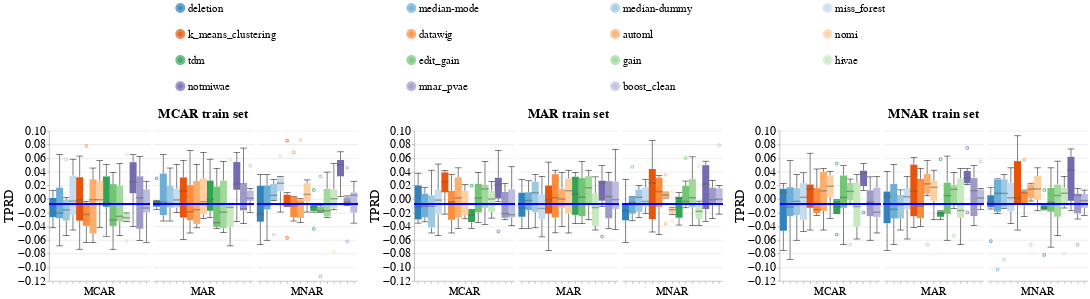

This figure's notebook cell:
### Code cell
create_box_plots_for_diff_imputers_v2(dataset_name=DATASET_NAME,
                                      model_name='rf_clf',
                                      group=SENSITIVE_ATTR_FOR_DISPARITY_METRICS,
                                      metric_name='Equalized_Odds_TPR',
                                      db_client=db_client)

### Figure 1 — Vega-Lite specification as saved in the notebook (floating-point values rounded to 4 significant figures; data arrays with more than 128 entries replaced by an {"elided": "..."} marker saying what was removed)
{"config": {"view": {"continuousWidth": 400, "continuousHeight": 300, "stroke": null}, "axis": {"labelFontSize": 24, "labelFontWeight": "normal", "titleFontSize": 26, "titleFontWeight": "normal"}, "facet": {"spacing": 5}, "header": {"labelFontSize": 22, "labelOrient": "bottom", "labelPadding": 5, "titleFontSize": 26}, "legend": {"columns": 4, "direction": "horizontal", "labelFontSize": 22, "labelLimit": 400, "orient": "top", "symbolOffset": 250, "symbolStrokeWidth": 10, "titleAnchor": "middle", "titleFontSize": 24, "titleLimit": 300}, "title": {"fontSize": 26}}, "hconcat": [{"data": {"name": "data-24dbab445a65c0288644d40f788b1199"}, "facet": {"column": {"field": "Test_Injection_Strategy", "sort": ["MCAR", "MAR", "MNAR"], "title": "MCAR train set", "type": "nominal"}}, "spec": {"layer": [{"mark": {"type": "boxplot", "median": {"stroke": "black", "strokeWidth": 0.7}, "ticks": true}, "encoding": {"color": {"field": "Null_Imputer_Name", "scale": {"scheme": "category20c"}, "sort": ["deletion", "median-mode", "median-dummy", "miss_forest", "k_means_clustering", "datawig", "automl", "nomi", "tdm", "edit_gain", "gain", "hivae", "notmiwae", "mnar_pvae"], "title": null, "type": "nominal"}, "x": {"axis": {"labels": false}, "field": "Null_Imputer_Name", "sort": ["deletion", "median-mode", "median-dummy", "miss_forest", "k_means_clustering", "datawig", "automl", "nomi", "tdm", "edit_gain", "gain", "hivae", "notmiwae", "mnar_pvae"], "title": null, "type": "nominal"}, "y": {"field": "Metric_Value", "scale": {"zero": false}, "title": "TPRD", "type": "quantitative"}}}, {"mark": "rule", "encoding": {"color": {"value": "blue"}, "size": {"value": 2}, "y": {"field": "Baseline_Median", "type": "quantitative"}}}], "width": 200}}, {"data": {"name": "data-c88e5d77fc9ec3eb9a9ac57859ee4ffd"}, "facet": {"column": {"field": "Test_Injection_Strategy", "sort": ["MCAR", "MAR", "MNAR"], "title": "MAR train set", "type": "nominal"}}, "spec": {"layer": [{"mark": {"type": "boxplot", "median": {"stroke": "black", "strokeWidth": 0.7}, "ticks": true}, "encoding": {"color": {"field": "Null_Imputer_Name", "scale": {"scheme": "category20c"}, "sort": ["deletion", "median-mode", "median-dummy", "miss_forest", "k_means_clustering", "datawig", "automl", "nomi", "tdm", "edit_gain", "gain", "hivae", "notmiwae", "mnar_pvae"], "title": null, "type": "nominal"}, "x": {"axis": {"labels": false}, "field": "Null_Imputer_Name", "sort": ["deletion", "median-mode", "median-dummy", "miss_forest", "k_means_clustering", "datawig", "automl", "nomi", "tdm", "edit_gain", "gain", "hivae", "notmiwae", "mnar_pvae"], "title": null, "type": "nominal"}, "y": {"field": "Metric_Value", "scale": {"zero": false}, "title": "TPRD", "type": "quantitative"}}}, {"mark": "rule", "encoding": {"color": {"value": "blue"}, "size": {"value": 2}, "y": {"field": "Baseline_Median", "type": "quantitative"}}}], "width": 200}}, {"data": {"name": "data-e41c87e021189bce8cb01e3d169fc92b"}, "facet": {"column": {"field": "Test_Injection_Strategy", "sort": ["MCAR", "MAR", "MNAR"], "title": "MNAR train set", "type": "nominal"}}, "spec": {"layer": [{"mark": {"type": "boxplot", "median": {"stroke": "black", "strokeWidth": 0.7}, "ticks": true}, "encoding": {"color": {"field": "Null_Imputer_Name", "scale": {"scheme": "category20c"}, "sort": ["deletion", "median-mode", "median-dummy", "miss_forest", "k_means_clustering", "datawig", "automl", "nomi", "tdm", "edit_gain", "gain", "hivae", "notmiwae", "mnar_pvae"], "title": null, "type": "nominal"}, "x": {"axis": {"labels": false}, "field": "Null_Imputer_Name", "sort": ["deletion", "median-mode", "median-dummy", "miss_forest", "k_means_clustering", "datawig", "automl", "nomi", "tdm", "edit_gain", "gain", "hivae", "notmiwae", "mnar_pvae"], "title": null, "type": "nominal"}, "y": {"field": "Metric_Value", "scale": {"zero": false}, "title": "TPRD", "type": "quantitative"}}}, {"mark": "rule", "encoding": {"color": {"value": "blue"}, "size": {"value": 2}, "y": {"field": "Baseline_Median", "type": "quantitative"}}}], "width": 200}}], "resolve": {"scale": {"color": "shared", "y": "shared"}}, "$schema": "https://vega.github.io/schema/vega-lite/v4.17.0.json", "datasets": {"data-24dbab445a65c0288644d40f788b1199": {"elided": "270 records"}, "data-c88e5d77fc9ec3eb9a9ac57859ee4ffd": {"elided": "270 records"}, "data-e41c87e021189bce8cb01e3d169fc92b": {"elided": "270 records"}}}
